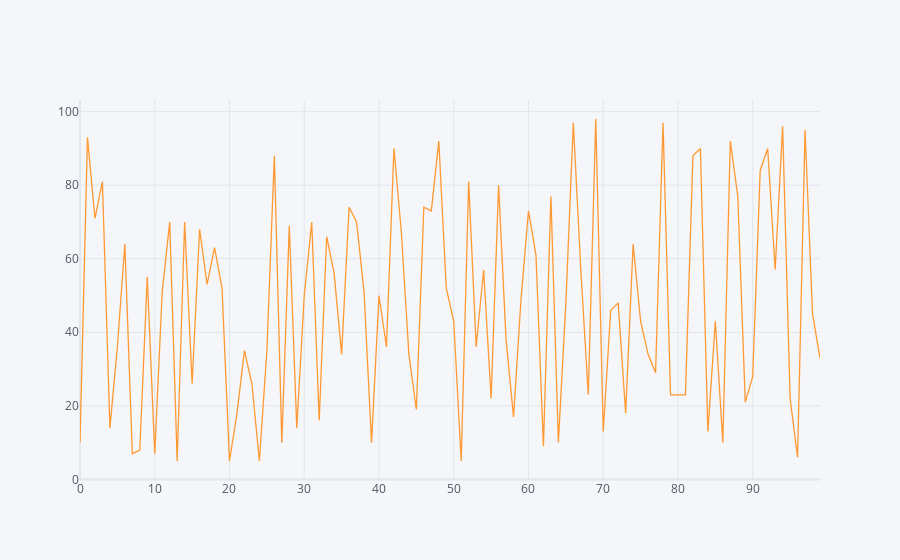

The code cell stored with this chart in its notebook:
### Code cell
df1.iplot()

### Figure 1 — Plotly figure (JSON) as saved in the notebook; plotly's stock layout.template omitted (floating-point values rounded to 4 significant figures)
{"data": [{"line": {"color": "rgba(255, 153, 51, 1.0)", "dash": "solid", "shape": "linear", "width": 1.3}, "mode": "lines", "name": "0", "text": "", "type": "scatter", "x": [0, 1, 2, 3, 4, 5, 6, 7, 8, 9, 10, 11, 12, 13, 14, 15, 16, 17, 18, 19, 20, 21, 22, 23, 24, 25, 26, 27, 28, 29, 30, 31, 32, 33, 34, 35, 36, 37, 38, 39, 40, 41, 42, 43, 44, 45, 46, 47, 48, 49, 50, 51, 52, 53, 54, 55, 56, 57, 58, 59, 60, 61, 62, 63, 64, 65, 66, 67, 68, 69, 70, 71, 72, 73, 74, 75, 76, 77, 78, 79, 80, 81, 82, 83, 84, 85, 86, 87, 88, 89, 90, 91, 92, 93, 94, 95, 96, 97, 98, 99], "y": [10, 93, 71, 81, 14, 36, 64, 7, 8, 55, 7, 51, 70, 5, 70, 26, 68, 53, 63, 52, 5, 18, 35, 26, 5, 35, 88, 10, 69, 14, 50, 70, 16, 66, 56, 34, 74, 70, 51, 10, 50, 36, 90, 67, 34, 19, 74, 73, 92, 52, 43, 5, 81, 36, 57, 22, 80, 38, 17, 49, 73, 61, 9, 77, 10, 48, 97, 57, 23, 98, 13, 46, 48, 18, 64, 43, 34, 29, 97, 23, 23, 23, 88, 90, 13, 43, 10, 92, 77, 21, 28, 84, 90, 57, 96, 22, 6, 95, 45, 33]}], "layout": {"legend": {"bgcolor": "#F5F6F9", "font": {"color": "#4D5663"}}, "paper_bgcolor": "#F5F6F9", "plot_bgcolor": "#F5F6F9", "title": {"font": {"color": "#4D5663"}}, "xaxis": {"gridcolor": "#E1E5ED", "showgrid": true, "tickfont": {"color": "#4D5663"}, "title": {"font": {"color": "#4D5663"}, "text": ""}, "zerolinecolor": "#E1E5ED"}, "yaxis": {"gridcolor": "#E1E5ED", "showgrid": true, "tickfont": {"color": "#4D5663"}, "title": {"font": {"color": "#4D5663"}, "text": ""}, "zerolinecolor": "#E1E5ED"}}}
